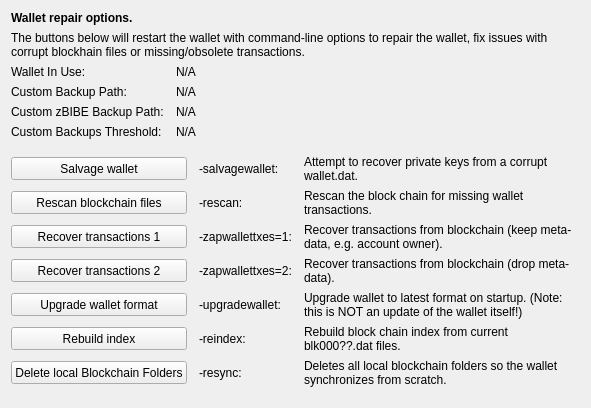
     <widget class="QWidget" name="tab_repair">
      <attribute name="title">
       <string>&amp;Wallet Repair</string>
      </attribute>
      <layout class="QGridLayout" name="gridLayout_4" columnstretch="0,0,0,0">
       <property name="horizontalSpacing">
        <number>12</number>
       </property>
       <item row="0" column="0" colspan="4">
        <widget class="QLabel" name="label_repair_header">
         <property name="font">
          <font>
           <weight>75</weight>
           <bold>true</bold>
          </font>
         </property>
         <property name="text">
          <string>Wallet repair options.</string>
         </property>
        </widget>
       </item>
       <item row="1" column="0" colspan="4">
        <widget class="QLabel" name="label_repair_helptext">
         <property name="font">
          <font>
           <weight>50</weight>
           <bold>false</bold>
          </font>
         </property>
         <property name="text">
          <string>The buttons below will restart the wallet with command-line options to repair the wallet, fix issues with corrupt blockhain files or missing/obsolete transactions.</string>
         </property>
         <property name="wordWrap">
          <bool>true</bool>
         </property>
        </widget>
       </item>
       <item row="2" column="0">
        <widget class="QLabel" name="wallet_path_label">
         <property name="text">
          <string>Wallet In Use:</string>
         </property>
        </widget>
       </item>
       <item row="2" column="1" colspan="3">
        <widget class="QLabel" name="wallet_path">
         <property name="cursor">
          <cursorShape>IBeamCursor</cursorShape>
         </property>
         <property name="text">
          <string>N/A</string>
         </property>
         <property name="textFormat">
          <enum>Qt::PlainText</enum>
         </property>
         <property name="textInteractionFlags">
          <set>Qt::LinksAccessibleByMouse|Qt::TextSelectableByKeyboard|Qt::TextSelectableByMouse</set>
         </property>
        </widget>
       </item>
       <item row="3" column="0">
        <widget class="QLabel" name="wallet_custombackuppath_label">
         <property name="text">
          <string>Custom Backup Path:</string>
         </property>
         <property name="visible">
          <bool>false</bool>
         </property>
        </widget>
       </item>
       <item row="3" column="1" colspan="3">
        <widget class="QLabel" name="wallet_custombackuppath">
         <property name="cursor">
          <cursorShape>IBeamCursor</cursorShape>
         </property>
         <property name="text">
          <string>N/A</string>
         </property>
         <property name="textFormat">
          <enum>Qt::PlainText</enum>
         </property>
         <property name="textInteractionFlags">
          <set>Qt::LinksAccessibleByMouse|Qt::TextSelectableByKeyboard|Qt::TextSelectableByMouse</set>
         </property>
         <property name="visible">
          <bool>false</bool>
         </property>
        </widget>
       </item>
       <item row="4" column="0">
        <widget class="QLabel" name="wallet_customzbibebackuppath_label">
         <property name="text">
          <string>Custom zBIBE Backup Path:</string>
         </property>
         <property name="visible">
          <bool>false</bool>
         </property>
        </widget>
       </item>
       <item row="4" column="1" colspan="3">
        <widget class="QLabel" name="wallet_customzbibebackuppath">
         <property name="cursor">
          <cursorShape>IBeamCursor</cursorShape>
         </property>
         <property name="text">
          <string>N/A</string>
         </property>
         <property name="textFormat">
          <enum>Qt::PlainText</enum>
         </property>
         <property name="textInteractionFlags">
          <set>Qt::LinksAccessibleByMouse|Qt::TextSelectableByKeyboard|Qt::TextSelectableByMouse</set>
         </property>
         <property name="visible">
          <bool>false</bool>
         </property>
        </widget>
       </item>
       <item row="5" column="0">
        <widget class="QLabel" name="wallet_custombackupthreshold_label">
         <property name="text">
          <string>Custom Backups Threshold:</string>
         </property>
         <property name="visible">
          <bool>false</bool>
         </property>
        </widget>
       </item>
       <item row="5" column="1" colspan="3">
        <widget class="QLabel" name="wallet_custombackupthreshold">
         <property name="cursor">
          <cursorShape>IBeamCursor</cursorShape>
         </property>
         <property name="text">
          <string>N/A</string>
         </property>
         <property name="textFormat">
          <enum>Qt::PlainText</enum>
         </property>
         <property name="textInteractionFlags">
          <set>Qt::LinksAccessibleByMouse|Qt::TextSelectableByKeyboard|Qt::TextSelectableByMouse</set>
         </property>
         <property name="visible">
          <bool>false</bool>
         </property>
        </widget>
       </item>
       <item row="6" column="0">
        <spacer name="verticalSpacer_repair1">
         <property name="orientation">
          <enum>Qt::Vertical</enum>
         </property>
         <property name="sizeHint" stdset="0">
          <size>
           <width>10</width>
           <height>10</height>
          </size>
         </property>
        </spacer>
       </item>
       <item row="7" column="0" colspan="2">
        <widget class="QPushButton" name="btn_salvagewallet">
         <property name="minimumSize">
          <size>
           <width>100</width>
           <height>23</height>
          </size>
         </property>
         <property name="text">
          <string>Salvage wallet</string>
         </property>
        </widget>
       </item>
       <item row="7" column="2">
        <widget class="QLabel" name="label_repair_salvage_command">
         <property name="text">
          <string notr="true">-salvagewallet:</string>
         </property>
        </widget>
       </item>
       <item row="7" column="3">
        <widget class="QLabel" name="label_repair_salvage">
         <property name="text">
          <string>Attempt to recover private keys from a corrupt wallet.dat.</string>
         </property>
         <property name="wordWrap">
          <bool>true</bool>
         </property>
        </widget>
       </item>
       <item row="8" column="0" colspan="2">
        <widget class="QPushButton" name="btn_rescan">
         <property name="minimumSize">
          <size>
           <width>100</width>
           <height>23</height>
          </size>
         </property>
         <property name="text">
          <string>Rescan blockchain files</string>
         </property>
        </widget>
       </item>
       <item row="8" column="2">
        <widget class="QLabel" name="label_repair_rescan_command">
         <property name="text">
          <string notr="true">-rescan:</string>
         </property>
        </widget>
       </item>
       <item row="8" column="3">
        <widget class="QLabel" name="label_repair_rescan">
         <property name="text">
          <string>Rescan the block chain for missing wallet transactions.</string>
         </property>
         <property name="wordWrap">
          <bool>true</bool>
         </property>
        </widget>
       </item>
       <item row="9" column="0" colspan="2">
        <widget class="QPushButton" name="btn_zapwallettxes1">
         <property name="minimumSize">
          <size>
           <width>100</width>
           <height>23</height>
          </size>
         </property>
         <property name="text">
          <string>Recover transactions 1</string>
         </property>
        </widget>
       </item>
       <item row="9" column="2">
        <widget class="QLabel" name="label_repair_zap1_command">
         <property name="text">
          <string notr="true">-zapwallettxes=1:</string>
         </property>
        </widget>
       </item>
       <item row="9" column="3">
        <widget class="QLabel" name="label_repair_zap1">
         <property name="text">
          <string>Recover transactions from blockchain (keep meta-data, e.g. account owner).</string>
         </property>
         <property name="wordWrap">
          <bool>true</bool>
         </property>
        </widget>
       </item>
       <item row="10" column="0" colspan="2">
        <widget class="QPushButton" name="btn_zapwallettxes2">
         <property name="minimumSize">
          <size>
           <width>100</width>
           <height>23</height>
          </size>
         </property>
         <property name="text">
          <string>Recover transactions 2</string>
         </property>
        </widget>
       </item>
       <item row="10" column="2">
        <widget class="QLabel" name="label_repair_zap2_command">
         <property name="text">
          <string notr="true">-zapwallettxes=2:</string>
         </property>
        </widget>
       </item>
       <item row="10" column="3">
        <widget class="QLabel" name="label_repair_zap2">
         <property name="text">
          <string>Recover transactions from blockchain (drop meta-data).</string>
         </property>
         <property name="wordWrap">
          <bool>true</bool>
         </property>
        </widget>
       </item>
       <item row="11" column="0" colspan="2">
        <widget class="QPushButton" name="btn_upgradewallet">
         <property name="minimumSize">
          <size>
           <width>100</width>
           <height>23</height>
          </size>
         </property>
         <property name="text">
          <string>Upgrade wallet format</string>
         </property>
        </widget>
       </item>
       <item row="11" column="2">
        <widget class="QLabel" name="label_repair_upgrade_command">
         <property name="text">
          <string notr="true">-upgradewallet:</string>
         </property>
        </widget>
       </item>
       <item row="11" column="3">
        <widget class="QLabel" name="label_repair_upgrade">
         <property name="text">
          <string>Upgrade wallet to latest format on startup. (Note: this is NOT an update of the wallet itself!)</string>
         </property>
         <property name="wordWrap">
          <bool>true</bool>
         </property>
        </widget>
       </item>
       <item row="12" column="0" colspan="2">
        <widget class="QPushButton" name="btn_reindex">
         <property name="minimumSize">
          <size>
           <width>100</width>
           <height>23</height>
          </size>
         </property>
         <property name="text">
          <string>Rebuild index</string>
         </property>
        </widget>
       </item>
       <item row="12" column="2">
        <widget class="QLabel" name="label_repair_reindex_command">
         <property name="text">
          <string notr="true">-reindex:</string>
         </property>
        </widget>
       </item>
       <item row="12" column="3">
        <widget class="QLabel" name="label_repair_reindex">
         <property name="text">
          <string>Rebuild block chain index from current blk000??.dat files.</string>
         </property>
         <property name="wordWrap">
          <bool>true</bool>
         </property>
        </widget>
       </item>
       <item row="13" column="0" colspan="2">
        <widget class="QPushButton" name="btn_resync">
         <property name="minimumSize">
          <size>
           <width>100</width>
           <height>23</height>
          </size>
         </property>
         <property name="text">
          <string>Delete local Blockchain Folders</string>
         </property>
        </widget>
       </item>
       <item row="13" column="2">
        <widget class="QLabel" name="label_repair_resync_command">
         <property name="text">
          <string>-resync:</string>
         </property>
        </widget>
       </item>
       <item row="13" column="3">
        <widget class="QLabel" name="label_repair_resync">
         <property name="text">
          <string>Deletes all local blockchain folders so the wallet synchronizes from scratch.</string>
         </property>
         <property name="wordWrap">
          <bool>true</bool>
         </property>
        </widget>
       </item>
       <item row="14" column="0">
        <spacer name="verticalSpacer_repair2">
         <property name="orientation">
          <enum>Qt::Vertical</enum>
         </property>
         <property name="sizeHint" stdset="0">
          <size>
           <width>20</width>
           <height>10</height>
          </size>
         </property>
        </spacer>
       </item>
      </layout>
     </widget>
